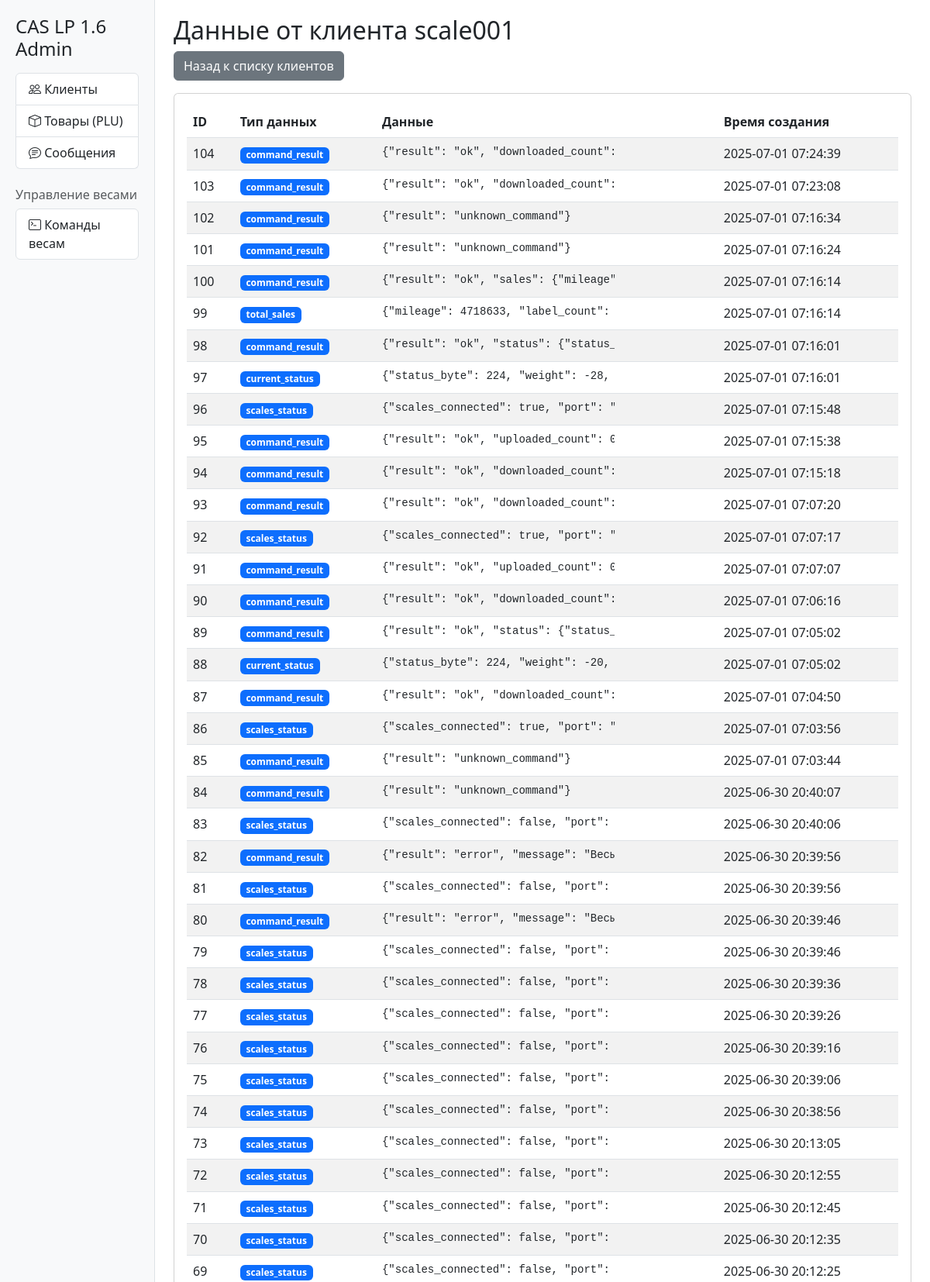
Screenshot of /data/scale001 (upper part) with the database file from the repository.
### server.py (models this page shows)
class ClientData(db.Model):
    id = db.Column(db.Integer, primary_key=True)
    client_id = db.Column(db.String(64), db.ForeignKey('client.client_id'))
    data_type = db.Column(db.String(64))
    data = db.Column(db.Text)
    created_at = db.Column(db.DateTime, default=datetime.utcnow)

### server.py (the view)
@app.route('/data/<client_id>')
def data(client_id):
    data = ClientData.query.filter_by(client_id=client_id).order_by(ClientData.created_at.desc()).all()
    return render_template('data.html', data=data, client_id=client_id)

### templates/data.html (shortened to what this page needs)
{% extends 'base.html' %}
{% block header %}Данные от клиента {{ client_id }}{% endblock %}
{% block content %}
<div class="mb-3">
    <a href="{{ url_for('index') }}" class="btn btn-secondary">Назад к списку клиентов</a>
</div>
<div class="card">
    <div class="card-body">
        <table class="table table-striped">
            <thead>
                <tr>
                    <th>ID</th>
                    <th>Тип данных</th>
                    <th>Данные</th>
                    <th>Время создания</th>
                </tr>
            </thead>
            <tbody>
                {% for d in data %}
                <tr>
                    <td>{{ d.id }}</td>
                    <td><span class="badge bg-primary">{{ d.data_type }}</span></td>
                    <td>
                        <pre class="mb-0" style="max-width: 300px; overflow-x: auto;">{{ d.data }}</pre>
                    </td>
                    <td>{{ d.created_at.strftime('%Y-%m-%d %H:%M:%S') }}</td>
                </tr>
                {% endfor %}
            </tbody>
        </table>
    </div>
</div>
{% endblock %}

### rows the page displays
ClientData: id "104", data_type "command_result", data "{\"result\": \"ok\",…", created_at "2025-07-01 07:24:39"
ClientData: id "103", data_type "command_result", data "{\"result\": \"ok\",…", created_at "2025-07-01 07:23:08"
ClientData: id "102", data_type "command_result", data "{\"result\": \"unknown_command\"}", created_at "2025-07-01 07:16:34"
ClientData: id "101", data_type "command_result", data "{\"result\": \"unknown_command\"}", created_at "2025-07-01 07:16:24"
ClientData: id "100", data_type "command_result", data "{\"result\": \"ok\", \"sales\":…", created_at "2025-07-01 07:16:14"
ClientData: id "99", data_type "total_sales", data "{\"mileage\": 4718633, \"label_count\":…", created_at "2025-07-01 07:16:14"
ClientData: id "98", data_type "command_result", data "{\"result\": \"ok\", \"status\":…", created_at "2025-07-01 07:16:01"
ClientData: id "97", data_type "current_status", data "{\"status_byte\": 224, \"weight\": -28,…", created_at "2025-07-01 07:16:01"
ClientData: id "96", data_type "scales_status", data "{\"scales_connected\": true, \"port\":…", created_at "2025-07-01 07:15:48"
ClientData: id "95", data_type "command_result", data "{\"result\": \"ok\", \"uploaded_count\":…", created_at "2025-07-01 07:15:38"
ClientData: id "94", data_type "command_result", data "{\"result\": \"ok\",…", created_at "2025-07-01 07:15:18"
ClientData: id "93", data_type "command_result", data "{\"result\": \"ok\",…", created_at "2025-07-01 07:07:20"
ClientData: id "92", data_type "scales_status", data "{\"scales_connected\": true, \"port\":…", created_at "2025-07-01 07:07:17"
ClientData: id "91", data_type "command_result", data "{\"result\": \"ok\", \"uploaded_count\":…", created_at "2025-07-01 07:07:07"
ClientData: id "90", data_type "command_result", data "{\"result\": \"ok\",…", created_at "2025-07-01 07:06:16"
ClientData: id "89", data_type "command_result", data "{\"result\": \"ok\", \"status\":…", created_at "2025-07-01 07:05:02"
ClientData: id "88", data_type "current_status", data "{\"status_byte\": 224, \"weight\": -20,…", created_at "2025-07-01 07:05:02"
ClientData: id "87", data_type "command_result", data "{\"result\": \"ok\",…", created_at "2025-07-01 07:04:50"
ClientData: id "86", data_type "scales_status", data "{\"scales_connected\": true, \"port\":…", created_at "2025-07-01 07:03:56"
ClientData: id "85", data_type "command_result", data "{\"result\": \"unknown_command\"}", created_at "2025-07-01 07:03:44"
ClientData: id "84", data_type "command_result", data "{\"result\": \"unknown_command\"}", created_at "2025-06-30 20:40:07"
ClientData: id "83", data_type "scales_status", data "{\"scales_connected\": false, \"port\":…", created_at "2025-06-30 20:40:06"
ClientData: id "82", data_type "command_result", data "{\"result\": \"error\", \"message\":…", created_at "2025-06-30 20:39:56"
ClientData: id "81", data_type "scales_status", data "{\"scales_connected\": false, \"port\":…", created_at "2025-06-30 20:39:56"
ClientData: id "80", data_type "command_result", data "{\"result\": \"error\", \"message\":…", created_at "2025-06-30 20:39:46"
ClientData: id "79", data_type "scales_status", data "{\"scales_connected\": false, \"port\":…", created_at "2025-06-30 20:39:46"
ClientData: id "78", data_type "scales_status", data "{\"scales_connected\": false, \"port\":…", created_at "2025-06-30 20:39:36"
ClientData: id "77", data_type "scales_status", data "{\"scales_connected\": false, \"port\":…", created_at "2025-06-30 20:39:26"
ClientData: id "76", data_type "scales_status", data "{\"scales_connected\": false, \"port\":…", created_at "2025-06-30 20:39:16"
ClientData: id "75", data_type "scales_status", data "{\"scales_connected\": false, \"port\":…", created_at "2025-06-30 20:39:06"
ClientData: id "74", data_type "scales_status", data "{\"scales_connected\": false, \"port\":…", created_at "2025-06-30 20:38:56"
ClientData: id "73", data_type "scales_status", data "{\"scales_connected\": false, \"port\":…", created_at "2025-06-30 20:13:05"
ClientData: id "72", data_type "scales_status", data "{\"scales_connected\": false, \"port\":…", created_at "2025-06-30 20:12:55"
ClientData: id "71", data_type "scales_status", data "{\"scales_connected\": false, \"port\":…", created_at "2025-06-30 20:12:45"
ClientData: id "70", data_type "scales_status", data "{\"scales_connected\": false, \"port\":…", created_at "2025-06-30 20:12:35"
ClientData: id "69", data_type "scales_status", data "{\"scales_connected\": false, \"port\":…", created_at "2025-06-30 20:12:25"

### other values shown
{{ client_id }} "scale001"
